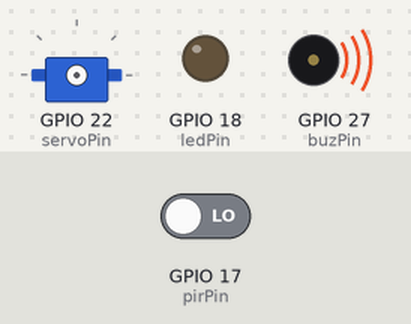
Recording of a program running on a simulated Raspberry Pi (BCM pin numbers). On the bench: servo, output pins drawn as LEDs (lit = HIGH), buzzer (waves = sounding). The inputs (shaded band) are chosen by the test bench; at power-on: GPIO 17 (pirPin) LOW. Servo angles are drawn from the pulse width (0.5 ms = 0°, 2.5 ms = 180°); what the program prints to the terminal is not drawn.

Above: at 1.2 s.
1.3 s: GPIO 17 (pirPin) driven HIGH
At 2.0 s:
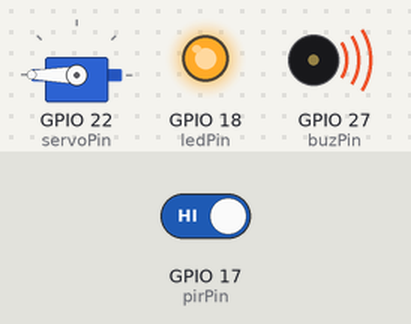
3.0 s: GPIO 17 (pirPin) driven LOW
At 5.32 s:
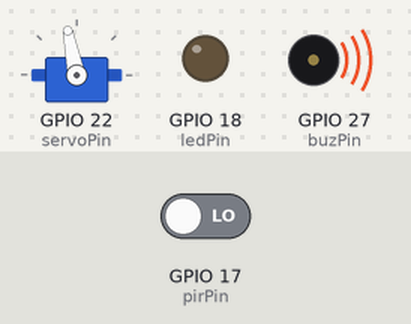
Timing chart, 0 to 6.9 s (numbered marks = the images above; inputs shaded):
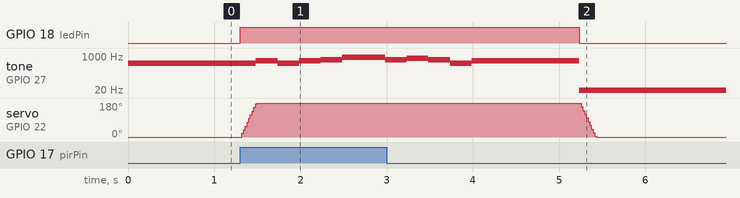

Measured:
- after the input at 1.3 s, GPIO 18 (ledPin): LOW → HIGH at once; tone on GPIO 27 (buzPin): plays 589 Hz for 0.25 s, 441 Hz for 0.25 s, 589 Hz for 0.25 s, 661 Hz for 0.25 s, 882 Hz for 0.50 s, 661 Hz for 0.02 s, starting after 0.18 s; servo on GPIO 22 (servoPin): moves from 0° to 180° over 0.18 s, starting at once
- after the input at 3.0 s, GPIO 18 (ledPin): goes on until 5.2 s, then stays LOW; tone on GPIO 27 (buzPin): goes on until 5.2 s, then stays 1 Hz

The program:

3.1.4_Welcome.py
```python
#!/usr/bin/env python3

import RPi.GPIO as GPIO
import time

ledPin = 18    # define the ledPin
pirPin = 17    # define the sensorPin
servoPin = 22  # define the servoPin
buzPin = 27    # define the buzzerpin


CL = [0, 131, 147, 165, 175, 196, 211, 248]        # Frequency of Low C notes

CM = [0, 262, 294, 330, 350, 393, 441, 495]        # Frequency of Middle C notes

CH = [0, 525, 589, 661, 700, 786, 882, 990]        # Frequency of High C notes

song = [    CH[5],CH[2],CM[6],CH[2],CH[3],CH[6],CH[3],CH[5],CH[3],CM[6],CH[2]    ]

beat = [    1,1,1,1,1,2,1,1,1,1,1,]


def setup():
    global p
    global Buzz                        # Assign a global variable to replace GPIO.PWM
    GPIO.setmode(GPIO.BCM)       # Numbers GPIOs by physical location
    GPIO.setup(ledPin, GPIO.OUT)   # Set ledPin's mode is output
    GPIO.setup(pirPin, GPIO.IN)    # Set sensorPin's mode is input
    GPIO.setup(servoPin, GPIO.OUT)   # Set servoPin's mode is output
    GPIO.output(servoPin, GPIO.LOW)  # Set servoPin to low
    GPIO.setup(buzPin, GPIO.OUT)    # Set pins' mode is output

    Buzz = GPIO.PWM(buzPin, 440)    # 440 is initial frequency.
    Buzz.start(50)                    # Start Buzzer pin with 50% duty ration

    p = GPIO.PWM(servoPin, 50)     # set Frequece to 50Hz
    p.start(0)                     # Duty Cycle = 0

def map( value, fromLow, fromHigh, toLow, toHigh):
    return (toHigh-toLow)*(value-fromLow) / (fromHigh-fromLow) + toLow


def servoWrite(angle):      # make the servo rotate to specific angle (0-180 degrees)
    if(angle<0):
        angle = 0
    elif(angle > 180):
        angle = 180
    p.ChangeDutyCycle(map(angle,0,180,2.5,12.5))#map the angle to duty cycle and output it

def doorbell():
    for i in range(1, len(song)):        # Play song 1
        Buzz.ChangeFrequency(song[i])    # Change the frequency along the song note
        time.sleep(beat[i] * 0.25)        # delay a note for beat * 0.25s
    time.sleep(1)                        # Wait a second for next song.

def closedoor():
    GPIO.output(ledPin, GPIO.LOW)
    Buzz.ChangeFrequency(1)
    for i in range(180, -1, -1): #make servo rotate from 180 to 0 deg
        servoWrite(i)
        time.sleep(0.001)

def opendoor():
    GPIO.output(ledPin, GPIO.HIGH)
    for i in range(0, 181, 1):   #make servo rotate from 0 to 180 deg
        servoWrite(i)     # Write to servo
        time.sleep(0.001)
    doorbell()
    closedoor()

def loop():
    while True:
        print ('Sensor Value: %d' % GPIO.input(pirPin))
        if GPIO.input(pirPin)==GPIO.HIGH:
            opendoor()


def destroy():
    GPIO.cleanup()                     # Release resource
    p.stop()
    Buzz.stop()

if __name__ == '__main__':     # Program start from here
    setup()
    try:
        loop()
    except KeyboardInterrupt:  # When 'Ctrl+C' is pressed, the program destroy() will be  executed.
        destroy()
```
